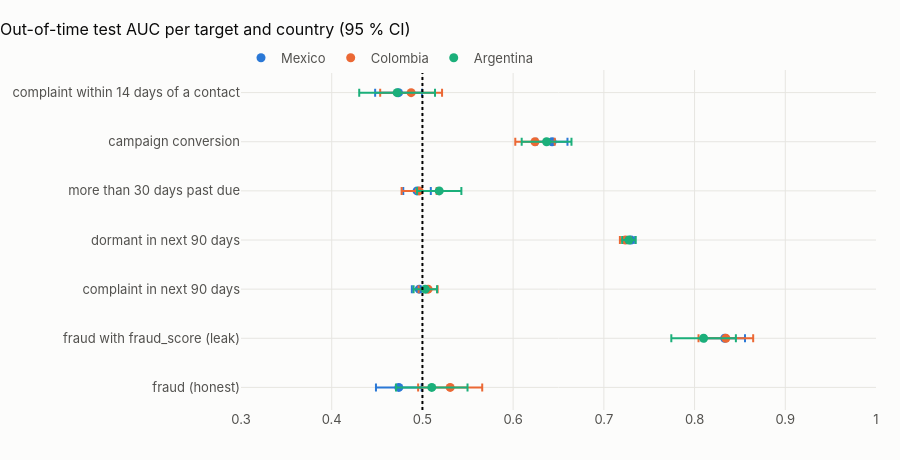

Notebook cell for this chart:
### Markdown cell above
## 6 · Learnability of the candidate targets

### Code cell
lrn = read("learnability").assign(country=lambda d: d.country.map(NAME))
fig = go.Figure()
for c in lrn.country.unique():
    d = lrn[(lrn.country == c) & np.isfinite(lrn.auc)]
    fig.add_trace(
        go.Scatter(
            x=d.auc,
            y=d.name,
            mode="markers",
            name=c,
            marker=dict(size=9),
            error_x=dict(
                type="data", symmetric=False, array=d.auc_hi - d.auc, arrayminus=d.auc - d.auc_lo
            ),
        )
    )
fig.add_vline(x=0.5, line_dash="dot")
fig.update_layout(
    title="Out-of-time test AUC per target and country (95 % CI)",
    height=460,
    yaxis_title=None,
    xaxis_range=[0.3, 1.0],
)
fig.show()
show(
    lrn.pivot_table(index="name", columns="country", values="verdict", aggfunc="first"),
    paging=False,
)
show(lrn.pivot_table(index="name", columns="country", values="ap_lift").round(2), paging=False)

### Figure 1 — Plotly figure (JSON) as saved in the notebook; plotly's stock layout.template omitted (floating-point values rounded to 4 significant figures)
{"data": [{"error_x": {"array": [0.02519, 0.02235, 0.008082, 0.004728, 0.01519, 0.01694, 0.02584], "arrayminus": [0.02519, 0.02235, 0.008082, 0.004728, 0.01519, 0.01694, 0.02584], "symmetric": false, "type": "data"}, "marker": {"size": 9}, "mode": "markers", "name": "Mexico", "type": "scatter", "x": [0.474, 0.8332, 0.4964, 0.7299, 0.4941, 0.6429, 0.4737], "y": ["fraud (honest)", "fraud with fraud_score (leak)", "complaint in next 90 days", "dormant in next 90 days", "more than 30 days past due", "campaign conversion", "complaint within 14 days of a contact"]}, {"error_x": {"array": [0.03533, 0.03013, 0.01047, 0.006058, 0.0193, 0.02172, 0.0341], "arrayminus": [0.03533, 0.03013, 0.01047, 0.006058, 0.0193, 0.02172, 0.0341], "symmetric": false, "type": "data"}, "marker": {"size": 9}, "mode": "markers", "name": "Colombia", "type": "scatter", "x": [0.5306, 0.8345, 0.5063, 0.7237, 0.4964, 0.6241, 0.4875], "y": ["fraud (honest)", "fraud with fraud_score (leak)", "complaint in next 90 days", "dormant in next 90 days", "more than 30 days past due", "campaign conversion", "complaint within 14 days of a contact"]}, {"error_x": {"array": [0.03941, 0.03559, 0.01292, 0.007434, 0.02443, 0.02744, 0.04177], "arrayminus": [0.03941, 0.03559, 0.01292, 0.007434, 0.02443, 0.02744, 0.04177], "symmetric": false, "type": "data"}, "marker": {"size": 9}, "mode": "markers", "name": "Argentina", "type": "scatter", "x": [0.5103, 0.81, 0.5032, 0.7276, 0.5185, 0.6369, 0.4721], "y": ["fraud (honest)", "fraud with fraud_score (leak)", "complaint in next 90 days", "dormant in next 90 days", "more than 30 days past due", "campaign conversion", "complaint within 14 days of a contact"]}], "layout": {"height": 460, "shapes": [{"line": {"dash": "dot"}, "type": "line", "x0": 0.5, "x1": 0.5, "xref": "x", "y0": 0, "y1": 1, "yref": "y domain"}], "title": {"text": "Out-of-time test AUC per target and country (95 % CI)"}, "xaxis": {"range": [0.3, 1.0]}, "yaxis": {"title": {}}}}
